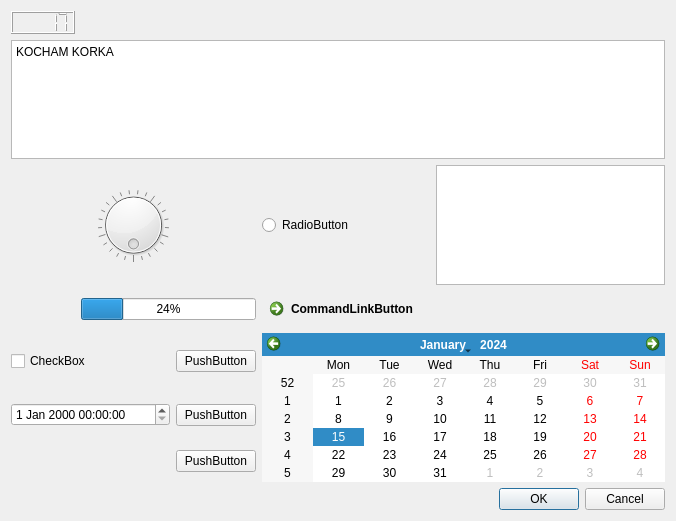
<?xml version="1.0" encoding="UTF-8"?>
<ui version="4.0">
 <class>Form</class>
 <widget class="QWidget" name="Form">
  <property name="geometry">
   <rect>
    <x>0</x>
    <y>0</y>
    <width>676</width>
    <height>521</height>
   </rect>
  </property>
  <property name="cursor">
   <cursorShape>WhatsThisCursor</cursorShape>
  </property>
  <property name="windowTitle">
   <string>Aplikacja PJF</string>
  </property>
  <property name="autoFillBackground">
   <bool>false</bool>
  </property>
  <layout class="QGridLayout" name="gridLayout">
   <item row="0" column="0">
    <widget class="QLCDNumber" name="lcdNumber">
     <property name="value" stdset="0">
      <double>17.000000000000000</double>
     </property>
    </widget>
   </item>
   <item row="1" column="0" colspan="6">
    <widget class="QPlainTextEdit" name="plainTextEdit">
     <property name="plainText">
      <string>KOCHAM KORKA
</string>
     </property>
    </widget>
   </item>
   <item row="2" column="2">
    <widget class="QDial" name="dial">
     <property name="wrapping">
      <bool>true</bool>
     </property>
     <property name="notchesVisible">
      <bool>true</bool>
     </property>
    </widget>
   </item>
   <item row="2" column="4">
    <widget class="QRadioButton" name="radioButton">
     <property name="text">
      <string>RadioButton</string>
     </property>
    </widget>
   </item>
   <item row="3" column="1" colspan="3">
    <widget class="QProgressBar" name="progressBar">
     <property name="value">
      <number>24</number>
     </property>
    </widget>
   </item>
   <item row="3" column="4">
    <widget class="QCommandLinkButton" name="commandLinkButton">
     <property name="text">
      <string>CommandLinkButton</string>
     </property>
    </widget>
   </item>
   <item row="4" column="0" colspan="2">
    <widget class="QCheckBox" name="checkBox">
     <property name="text">
      <string>CheckBox</string>
     </property>
    </widget>
   </item>
   <item row="4" column="3">
    <widget class="QPushButton" name="pushButton_2">
     <property name="text">
      <string>PushButton</string>
     </property>
    </widget>
   </item>
   <item row="4" column="4" rowspan="3" colspan="2">
    <widget class="QCalendarWidget" name="calendarWidget"/>
   </item>
   <item row="5" column="0" colspan="3">
    <widget class="QDateTimeEdit" name="dateTimeEdit"/>
   </item>
   <item row="5" column="3">
    <widget class="QPushButton" name="pushButton">
     <property name="text">
      <string>PushButton</string>
     </property>
    </widget>
   </item>
   <item row="6" column="3">
    <widget class="QPushButton" name="pushButton_3">
     <property name="enabled">
      <bool>true</bool>
     </property>
     <property name="text">
      <string>PushButton</string>
     </property>
    </widget>
   </item>
   <item row="7" column="5">
    <widget class="QDialogButtonBox" name="buttonBox">
     <property name="standardButtons">
      <set>QDialogButtonBox::Cancel|QDialogButtonBox::Ok</set>
     </property>
    </widget>
   </item>
   <item row="2" column="5">
    <widget class="QGraphicsView" name="graphicsView"/>
   </item>
  </layout>
 </widget>
 <tabstops>
  <tabstop>pushButton_2</tabstop>
  <tabstop>pushButton</tabstop>
  <tabstop>pushButton_3</tabstop>
  <tabstop>dateTimeEdit</tabstop>
  <tabstop>calendarWidget</tabstop>
  <tabstop>plainTextEdit</tabstop>
 </tabstops>
 <resources/>
 <connections/>
</ui>
